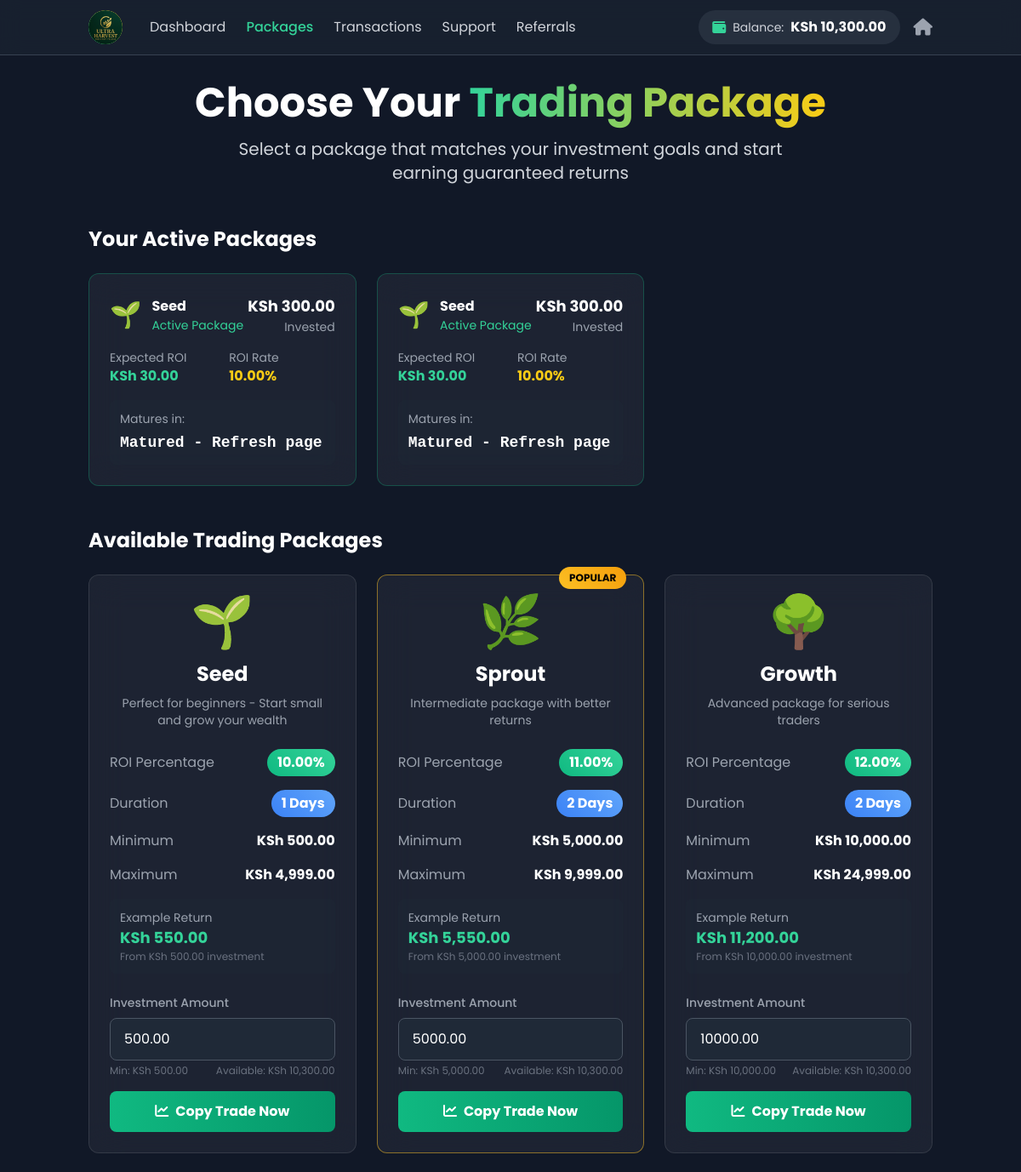
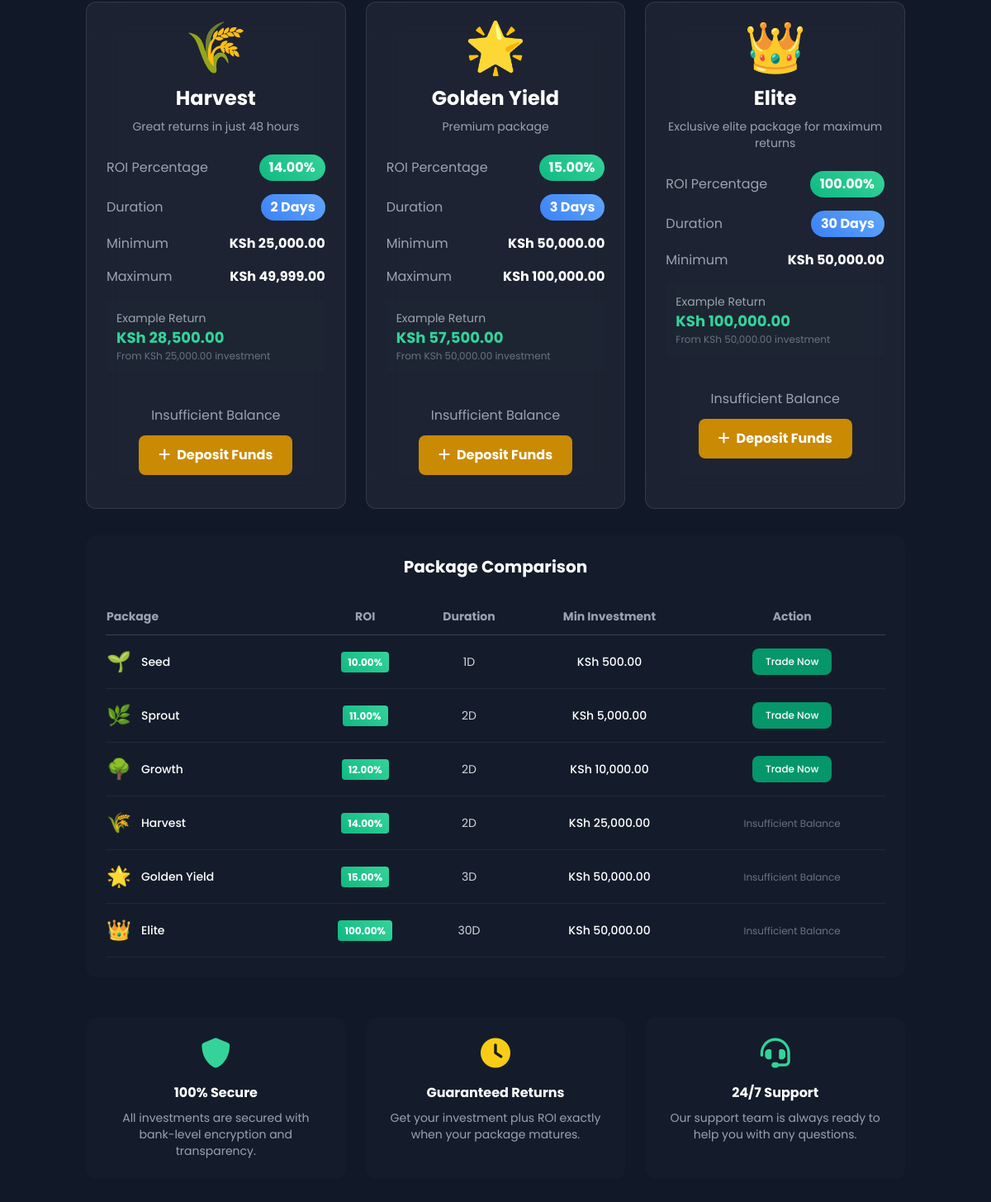
/user/packages.php (signed in), run on the app's committed database (2 pictures, top to bottom).
### tables this page shows
CREATE TABLE `users` (
  `id` int(11) NOT NULL,
  `email` varchar(255) NOT NULL,
  `password` varchar(255) NOT NULL,
  `full_name` varchar(255) NOT NULL,
  `phone` varchar(20) DEFAULT NULL,
  `wallet_balance` decimal(15,2) DEFAULT 0.00,
  `total_deposited` decimal(15,2) DEFAULT 0.00,
  `total_withdrawn` decimal(15,2) DEFAULT 0.00,
  `total_roi_earned` decimal(15,2) DEFAULT 0.00,
  `referral_code` varchar(10) NOT NULL,
  `referred_by` int(11) DEFAULT NULL,
  `referral_earnings` decimal(15,2) DEFAULT 0.00,
  `status` enum('active','suspended','banned') DEFAULT 'active',
  `is_admin` tinyint(1) DEFAULT 0,
  `email_verified` tinyint(1) DEFAULT 0,
  `created_at` timestamp NULL DEFAULT current_timestamp(),
  `updated_at` timestamp NULL DEFAULT current_timestamp() ON UPDATE current_timestamp()
);

CREATE TABLE `active_packages` (
  `id` int(11) NOT NULL,
  `user_id` int(11) NOT NULL,
  `package_id` int(11) NOT NULL,
  `investment_amount` decimal(15,2) NOT NULL,
  `expected_roi` decimal(15,2) NOT NULL,
  `roi_percentage` decimal(5,2) NOT NULL,
  `duration_hours` int(11) NOT NULL,
  `status` enum('active','completed','cancelled') DEFAULT 'active',
  `maturity_date` timestamp NOT NULL,
  `completed_at` timestamp NULL DEFAULT NULL,
  `created_at` timestamp NULL DEFAULT current_timestamp()
);

CREATE TABLE `packages` (
  `id` int(11) NOT NULL,
  `name` varchar(100) NOT NULL,
  `icon` varchar(50) DEFAULT '?',
  `roi_percentage` decimal(5,2) NOT NULL,
  `duration_hours` int(11) NOT NULL,
  `min_investment` decimal(15,2) NOT NULL,
  `max_investment` decimal(15,2) DEFAULT NULL,
  `status` enum('active','inactive') DEFAULT 'active',
  `description` text DEFAULT NULL,
  `created_at` timestamp NULL DEFAULT current_timestamp(),
  `updated_at` timestamp NULL DEFAULT current_timestamp() ON UPDATE current_timestamp()
);

### user/packages.php (the view, shortened to what the rows shown need)
<?php
require_once '../config/database.php';
$user_id = $_SESSION['user_id'];
$stmt = $db->prepare("SELECT wallet_balance FROM users WHERE id = ?");
$stmt->execute([$user_id]);
$user = $stmt->fetch();
$stmt = $db->query("SELECT * FROM packages WHERE status = 'active' ORDER BY min_investment ASC");
$packages = $stmt->fetchAll();
$stmt = $db->prepare("
    SELECT ap.*, p.name as package_name, p.icon
    FROM active_packages ap
    JOIN packages p ON ap.package_id = p.id
    WHERE ap.user_id = ? AND ap.status = 'active'
    ORDER BY ap.created_at DESC
");
$stmt->execute([$user_id]);
$active_packages = $stmt->fetchAll();
?>
<!DOCTYPE html>
<html lang="en">
<head>
    <script src="https://cdn.tailwindcss.com"></script>
    <link rel="stylesheet" href="https://cdnjs.cloudflare.com/ajax/libs/font-awesome/6.0.0/css/all.min.css">
</head>
<body class="bg-gray-900 text-white min-h-screen">
    <header class="bg-gray-800/50 backdrop-blur-md border-b border-gray-700 sticky top-0 z-50">
        <div class="container mx-auto px-4">
            <div class="flex items-center justify-between h-16">
                <div class="flex items-center space-x-4">
                    <div class="flex items-center space-x-2 bg-gray-700/50 rounded-full px-4 py-2">
                        <i class="fas fa-wallet text-emerald-400"></i>
                        <span class="text-sm text-gray-300">Balance:</span>
                        <span class="font-bold text-white" id="wallet-balance"><?php echo formatMoney($user['wallet_balance']); ?></span>
                    </div>
                </div>
            </div>
        </div>
    </header>
    <main class="container mx-auto px-4 py-8">
        <div class="text-center mb-12">
            <h1 class="text-4xl lg:text-5xl font-bold mb-4">
                Choose Your <span class="bg-gradient-to-r from-emerald-400 to-yellow-400 bg-clip-text text-transparent">Trading Package</span>
            </h1>
        </div>
        <?php if (!empty($active_packages)): ?>
        <section class="mb-12">
            <h2 class="text-2xl font-bold mb-6">Your Active Packages</h2>
            <div class="grid md:grid-cols-2 lg:grid-cols-3 gap-6">
                <?php foreach ($active_packages as $active): ?>
                <div class="package-card rounded-xl p-6 border-emerald-500/30">
                    <div class="flex items-center justify-between mb-4">
                        <div class="flex items-center space-x-3">
                            <div class="text-3xl"><?php echo $active['icon']; ?></div>
                            <div>
                                <h3 class="font-bold text-white"><?php echo $active['package_name']; ?></h3>
                                <p class="text-sm text-emerald-400">Active Package</p>
                            </div>
                        </div>
                        <div class="text-right">
                            <p class="text-lg font-bold text-white"><?php echo formatMoney($active['investment_amount']); ?></p>
                            <p class="text-sm text-gray-400">Invested</p>
                        </div>
                    </div>
                    <div class="grid grid-cols-2 gap-4 mb-4">
                        <div>
                            <p class="text-sm text-gray-400">Expected ROI</p>
                            <p class="font-bold text-emerald-400"><?php echo formatMoney($active['expected_roi']); ?></p>
                        </div>
                        <div>
                            <p class="text-sm text-gray-400">ROI Rate</p>
                            <p class="font-bold text-yellow-400"><?php echo $active['roi_percentage']; ?>%</p>
                        </div>
                    </div>
                    <div class="bg-gray-800/50 rounded-lg p-3">
                        <p class="text-sm text-gray-400 mb-1">Matures in:</p>
                        <div class="countdown text-lg font-bold text-white" data-maturity="<?php echo $active['maturity_date']; ?>">
                        </div>
                    </div>
                </div>
                <?php endforeach; ?>
            </div>
        </section>
        <?php endif; ?>
        <section>
            <h2 class="text-2xl font-bold mb-6">Available Trading Packages</h2>
            <div class="grid md:grid-cols-2 lg:grid-cols-3 gap-6 mb-8">
                <?php foreach ($packages as $index => $package): ?>
                <div class="package-card rounded-xl p-6 <?php echo $index === 1 ? 'package-popular' : ''; ?>">
                    <div class="text-center mb-6">
                        <div class="text-6xl mb-4"><?php echo $package['icon']; ?></div>
                        <h3 class="text-2xl font-bold text-white mb-2"><?php echo $package['name']; ?></h3>
                        <?php if ($package['description']): ?>
                        <p class="text-gray-400 text-sm"><?php echo $package['description']; ?></p>
                        <?php endif; ?>
                    </div>
                    <div class="space-y-4 mb-6">
                        <div class="flex items-center justify-between">
                            <span class="text-gray-400">ROI Percentage</span>
                            <span class="roi-badge text-white px-3 py-1 rounded-full font-bold"><?php echo $package['roi_percentage']; ?>%</span>
                        </div>
                        <div class="flex items-center justify-between">
                            <span class="text-gray-400">Duration</span>
                            <span class="duration-badge text-white px-3 py-1 rounded-full font-bold">
                                <?php
                                if ($package['duration_hours'] < 24) {
                                    echo $package['duration_hours'] . ' Hours';
                                } else {
                                    echo ($package['duration_hours'] / 24) . ' Days';
                                }
                                ?>
                            </span>
                        </div>
                        <div class="flex items-center justify-between">
                            <span class="text-gray-400">Minimum</span>
                            <span class="text-white font-bold"><?php echo formatMoney($package['min_investment']); ?></span>
                        </div>
                        <?php if ($package['max_investment']): ?>
                        <div class="flex items-center justify-between">
                            <span class="text-gray-400">Maximum</span>
                            <span class="text-white font-bold"><?php echo formatMoney($package['max_investment']); ?></span>
                        </div>
                        <?php endif; ?>
                        <div class="bg-gray-800/50 rounded-lg p-3">
                            <p class="text-sm text-gray-400">Example Return</p>
                            <p class="text-lg text-emerald-400 font-bold">
                                <?php echo formatMoney($package['min_investment'] + ($package['min_investment'] * $package['roi_percentage'] / 100)); ?>
                            </p>
                            <p class="text-xs text-gray-500">
                                From <?php echo formatMoney($package['min_investment']); ?> investment
                            </p>
                        </div>
                    </div>
                    <?php if ($user['wallet_balance'] >= $package['min_investment']): ?>
                    <form method="POST" class="space-y-4">
                        <div>
                            <label class="block text-sm font-medium text-gray-400 mb-2">Investment Amount</label>
                            <input
                                type="number"
                                name="investment_amount"
                                min="<?php echo $package['min_investment']; ?>"
                                <?php if ($package['max_investment']): ?>max="<?php echo min($package['max_investment'], $user['wallet_balance']); ?>"<?php endif; ?>
                                step="0.01"
                                value="<?php echo $package['min_investment']; ?>"
                                class="w-full px-4 py-3 bg-gray-800 border border-gray-600 rounded-lg text-white focus:border-emerald-500 focus:outline-none"
                                required
                            >
                            <div class="flex justify-between text-xs text-gray-500 mt-1">
                                <span>Min: <?php echo formatMoney($package['min_investment']); ?></span>
                                <span>Available: <?php echo formatMoney($user['wallet_balance']); ?></span>
                            </div>
                        </div>
                        <button
                            type="submit"
                            class="w-full py-3 bg-gradient-to-r from-emerald-500 to-emerald-600 hover:from-emerald-600 hover:to-emerald-700 text-white font-bold rounded-lg transition-all duration-300 transform hover:scale-105"
                        >
                            <i class="fas fa-chart-line mr-2"></i>Copy Trade Now
                        </button>
                    </form>
                    <?php else: ?>
                    <div class="text-center py-4">
                        <p class="text-gray-400 mb-3">Insufficient Balance</p>
                        <a href="/user/deposit.php" class="inline-block px-6 py-3 bg-yellow-600 hover:bg-yellow-700 text-white font-bold rounded-lg transition">
                            <i class="fas fa-plus mr-2"></i>Deposit Funds
                        </a>
                    </div>
                    <?php endif; ?>
                </div>
                <?php endforeach; ?>
            </div>
            <div class="bg-gray-800/30 rounded-xl p-6 backdrop-blur-sm">
                <div class="overflow-x-auto">
                    <table class="w-full text-sm">
                        <thead>
                            <tr class="border-b border-gray-700">
                                <th class="text-left py-3 text-gray-400">Package</th>
                                <th class="text-center py-3 text-gray-400">ROI</th>
                                <th class="text-center py-3 text-gray-400">Duration</th>
                                <th class="text-center py-3 text-gray-400">Min Investment</th>
                                <th class="text-center py-3 text-gray-400">Action</th>
                            </tr>
                        </thead>
                        <tbody>
                            <?php foreach ($packages as $package): ?>
                            <tr class="border-b border-gray-800 hover:bg-gray-800/50">
                                <td class="py-4">
                                    <div class="flex items-center space-x-3">
                                        <span class="text-2xl"><?php echo $package['icon']; ?></span>
                                        <span class="font-medium text-white"><?php echo $package['name']; ?></span>
                                    </div>
                                </td>
                                <td class="text-center py-4">
                                    <span class="roi-badge text-white px-2 py-1 rounded font-bold text-xs"><?php echo $package['roi_percentage']; ?>%</span>
                                </td>
                                <td class="text-center py-4 text-gray-300">
                                    <?php
                                    if ($package['duration_hours'] < 24) {
                                        echo $package['duration_hours'] . 'H';
                                    } else {
                                        echo ($package['duration_hours'] / 24) . 'D';
                                    }
                                    ?>
                                </td>
                                <td class="text-center py-4 text-white font-medium">
                                    <?php echo formatMoney($package['min_investment']); ?>
                                </td>
                                <td class="text-center py-4">
                                    <?php if ($user['wallet_balance'] >= $package['min_investment']): ?>
                                    <button
                                        onclick="scrollToPackage(<?php echo $package['id']; ?>)"
                                        class="px-4 py-2 bg-emerald-600 hover:bg-emerald-700 text-white rounded-lg text-xs font-medium transition"
                                    >
                                        Trade Now
                                    </button>
                                    <?php else: ?>
                                    <span class="text-gray-500 text-xs">Insufficient Balance</span>
                                    <?php endif; ?>
                                </td>
                            </tr>
                            <?php endforeach; ?>
                        </tbody>
                    </table>
                </div>
            </div>
        </section>
    </main><br><br>
</body>
</html>

### data on the page
users: wallet_balance "KSh 10,300.00"
active_packages: package.icon "🌱", package.name "Seed", investment_amount "KSh 300.00", expected_roi "KSh 30.00", roi_percentage "10.00"
active_packages: package.icon "🌱", package.name "Seed", investment_amount "KSh 300.00", expected_roi "KSh 30.00", roi_percentage "10.00"
packages: icon "🌱", name "Seed", description "Perfect for beginners - Start small and grow your wealth", roi_percentage "10.00", $package['duration_hours']/24 "1", min_investment "KSh 500.00", max_investment "KSh 4,999.00", min_investment+roi_percentage "KSh 550.00", investment_amount "500.00"
packages: icon "🌿", name "Sprout", description "Intermediate package with better returns", roi_percentage "11.00", $package['duration_hours']/24 "2", min_investment "KSh 5,000.00", max_investment "KSh 9,999.00", min_investment+roi_percentage "KSh 5,550.00", investment_amount "5000.00"
packages: icon "🌳", name "Growth", description "Advanced package for serious traders", roi_percentage "12.00", $package['duration_hours']/24 "2", min_investment "KSh 10,000.00", max_investment "KSh 24,999.00", min_investment+roi_percentage "KSh 11,200.00", investment_amount "10000.00"
packages: icon "🌾", name "Harvest", description "Great returns in just 48 hours", roi_percentage "14.00", $package['duration_hours']/24 "2", min_investment "KSh 25,000.00", max_investment "KSh 49,999.00", min_investment+roi_percentage "KSh 28,500.00", shows "Insufficient Balance"
packages: icon "🌟", name "Golden Yield", description "Premium package", roi_percentage "15.00", $package['duration_hours']/24 "3", min_investment "KSh 50,000.00", max_investment "KSh 100,000.00", min_investment+roi_percentage "KSh 57,500.00", shows "Insufficient Balance"
packages: icon "👑", name "Elite", description "Exclusive elite package for maximum returns", roi_percentage "100.00", $package['duration_hours']/24 "30", min_investment "KSh 50,000.00", min_investment+roi_percentage "KSh 100,000.00", shows "Insufficient Balance"
